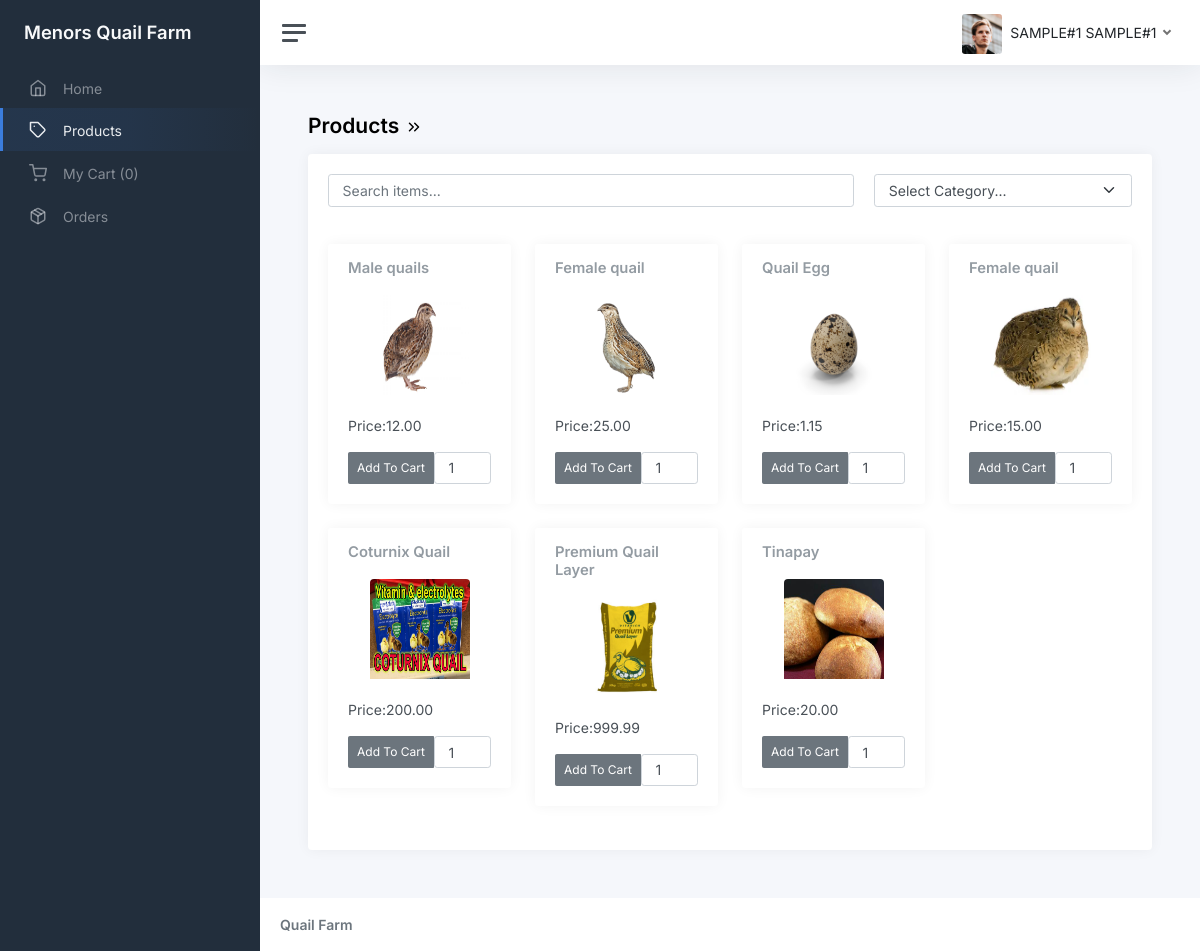
/customer/category.php (signed in), run on the app's committed database.
### tables this page shows
CREATE TABLE `tbl_inventory` (
  `id` int(11) NOT NULL AUTO_INCREMENT,
  `product_id` int(11) DEFAULT NULL,
  `qty` int(11) DEFAULT NULL,
  PRIMARY KEY (`id`)
);

CREATE TABLE `tbl_product` (
  `id` int(11) NOT NULL AUTO_INCREMENT,
  `category_id` int(11) DEFAULT NULL,
  `name` varchar(45) DEFAULT NULL,
  `description` varchar(45) DEFAULT NULL,
  `image` varchar(255) DEFAULT NULL,
  `price` decimal(5,2) DEFAULT 0.00,
  `date_created` datetime DEFAULT current_timestamp(),
  `created_by` int(11) DEFAULT NULL,
  `is_deleted` int(11) DEFAULT 0,
  `expiration_date` date DEFAULT NULL,
  PRIMARY KEY (`id`)
);

### functions.php (called while the page is built, shortened)
<?php
function get_one($sql)
{
    $result = mysqli_query($_SESSION['conn'], $sql);
    while ($row = mysqli_fetch_object($result)) {
        return $row;
    }
}
function get_list($sql)
{
    $result = mysqli_query($_SESSION['conn'], $sql);
    $temp = array();
    while ($row = $result->fetch_assoc()) {
        $temp[] = $row;
    }
    return $temp;
}

### customer/category.php (the view, shortened to what this page needs)
<?php include_once('header.php') ?>
<?php
$filter = $_GET['filter'];
$where = '';
$where .= ($filter == 'all') ? '' : "and c.name LIKE '%$filter%'";
$data['inventory'] = get_list("select i.qty,p.* from tbl_product p inner join tbl_inventory i on i.product_id = p.id inner join tbl_category c on c.id = p.category_id where 1 = 1  and p.is_deleted = 0 $where");
?>
<main class="content">
  <div class="container-fluid p-0">
    <h1 class="h3 mb-3"><strong>Products</strong> <i data-feather="chevrons-right"></i> <?= ucfirst(strtolower($_GET['filter'])) ?> </h1>
    <div class="row">
      <div class="col-12 col-lg-12">
        <div class="card">
          <div class="card-body">
            <?php if (!empty($data['inventory'])) { ?>
              <div class="col-12 mb-3">
                <div style="display:flex;gap:20px">
                  <input type="search" class="form-control w-20" id="search-item" placeholder="Search items...">
                  <form method="get" class="w-50">
                    <select class="form-select category">
                      <option selected hidden>Select Category...</option>
                    </select>
                  </form>
                </div>
              </div>
              <br>
              <div class="row">
                <?php foreach ($data['inventory'] as $res) { ?>
                  <div class="col-3 col-md-3 item-box" data-name="<?php echo strtolower($res['name']); ?>">
                    <div class="card">
                      <div class="card-header">
                        <h5 class="card-title mb-0" data-name="<?php echo strtolower($res['name']); ?>"><?php echo $res['name']; ?></h5>
                      </div>
                      <center>
                        <img class="card-img-top" src="../images/products/<?php echo $res['image']; ?>" style="width:100px;height:100px;text-align:center">
                      </center>
                      <div class="card-body">
                        <p>Price:<?php echo number_format($res['price'], 2); ?></p>
                        <form method="POST" name="add_to_cart" onsubmit="return confirm('Are You Sure?');">
                          <div class="btn-group btn-group-sm" role="group" aria-label="Large button group" style="width:100%">
                            <?php if ($res['qty'] > 0) { ?>
                              <button type="submit" class="btn btn-secondary" name="add_to_cart">Add&nbsp;To&nbsp;Cart <i class="fa fa-plus"></i></button>
                            <?php } else { ?>
                              <button type="button" class="btn btn-secondary" onclick="alert('Product Out Of Stocks!')">Add&nbsp;To&nbsp;Cart <i class="fa fa-plus"></i></button>
                            <?php }  ?>
                            <input type="number" name="qty" class="form-control" placeholder="" value="1" min="1" max="<?php echo $res['qty'] + 1; ?>">
                          </div>
                        </form>
                      </div>
                    </div>
                  </div>
                <?php } ?>
              </div>
            <?php } else { ?>
              <p>No Result. </p>
            <?php } ?>
          </div>
        </div>
      </div>
    </div>
  </div>
</main>
<?php include_once('footer.php') ?>

### customer/header.php (shortened to what this page needs)
<?php include('../functions.php') ?>
<!DOCTYPE html>
<html lang="en">
<head>
  <link href="css/app.css" rel="stylesheet">
</head>
<body>
  <div class="wrapper">
    <nav id="sidebar" class="sidebar js-sidebar">
      <div class="sidebar-content js-simplebar">
        <a class="sidebar-brand" href="index.php">
          <span class="align-middle">Menors Quail Farm</span>
        </a>
        <ul class="sidebar-nav">
          <li class="sidebar-item <?= (strpos($_SERVER['REQUEST_URI'], 'index') !== false) ? 'active' : '' ?>">
            <a class="sidebar-link" href="index.php">
              <i class="align-middle" data-feather="home"></i> <span class="align-middle">Home</span>
            </a>
          </li>
          <li class="sidebar-item <?= (strpos($_SERVER['REQUEST_URI'], 'products') !== false || strpos($_SERVER['REQUEST_URI'], 'category') !== false) ? 'active' : '' ?>">
            <a class="sidebar-link" href="category.php?filter=all">
              <i class="align-middle" data-feather="tag"></i> <span class="align-middle">Products</span>
            </a>
          </li>
          <li class="sidebar-item <?= (strpos($_SERVER['REQUEST_URI'], 'cart') !== false) ? 'active' : '' ?>">
            <a class="sidebar-link" href="cart.php">
              <i class="align-middle" data-feather="shopping-cart"></i> <span class="align-middle">My Cart (<?= get_one("select count(*) as items from tbl_transactions where status_id = 1 and is_deleted = 0 and buyer_id = " . $_SESSION['user']->id)->items ?? 0; ?>)</span>
            </a>
          </li>
          <li class="sidebar-item <?= (strpos($_SERVER['REQUEST_URI'], 'orders') !== false) ? 'active' : '' ?>">
            <a class="sidebar-link" href="orders.php">
              <i class="align-middle" data-feather="package"></i> <span class="align-middle">Orders</span>
            </a>
          </li>
      </div>
    </nav>
    <div class="main">
      <nav class="navbar navbar-expand navbar-light navbar-bg">
        <a class="sidebar-toggle js-sidebar-toggle">
          <i class="hamburger align-self-center"></i>
        </a>
        <div class="navbar-collapse collapse">
          <ul class="navbar-nav navbar-align">
            <li class="nav-item dropdown">
              <a class="nav-link dropdown-toggle d-none d-sm-inline-block" href="#" data-bs-toggle="dropdown">
                <img src="img/avatars/avatar.jpg" class="avatar img-fluid rounded me-1" alt="Charles Hall" /> <span class="text-dark"><?= $_SESSION['user']->first_name . " " . $_SESSION['user']->last_name ?></span>
              </a>
            </li>
          </ul>
        </div>
      </nav>

### customer/footer.php (shortened to what this page needs)
<footer class="footer">
  <div class="container-fluid">
    <div class="row text-muted">
      <div class="col-6 text-start">
        <p class="mb-0">
          <a class="text-muted" href="#" target="_blank"><strong>Quail Farm</strong></a>
        </p>
      </div>
    </div>
  </div>
</footer>
</div>
</div>
</body>
</html>

### data on the page
tbl_inventory: product.name "Male quails", product.image (picture), product.price "12.00", qty "Add To Cart"
tbl_inventory: product.name "Female quail", product.image (picture), product.price "25.00", qty "Add To Cart"
tbl_inventory: product.name "Quail Egg", product.image (picture), product.price "1.15", qty "Add To Cart"
tbl_inventory: product.name "Female quail", product.image (picture), product.price "15.00", qty "Add To Cart"
tbl_inventory: product.name "Coturnix Quail", product.image (picture), product.price "200.00", qty "Add To Cart"
tbl_inventory: product.name "Premium Quail Layer", product.image (picture), product.price "999.99", qty "Add To Cart"
tbl_inventory: product.name "Tinapay", product.image (picture), product.price "20.00", qty "Add To Cart"

### other printed values
$_SESSION['user']->first_name "SAMPLE#1"
$_SESSION['user']->last_name "SAMPLE#1"
